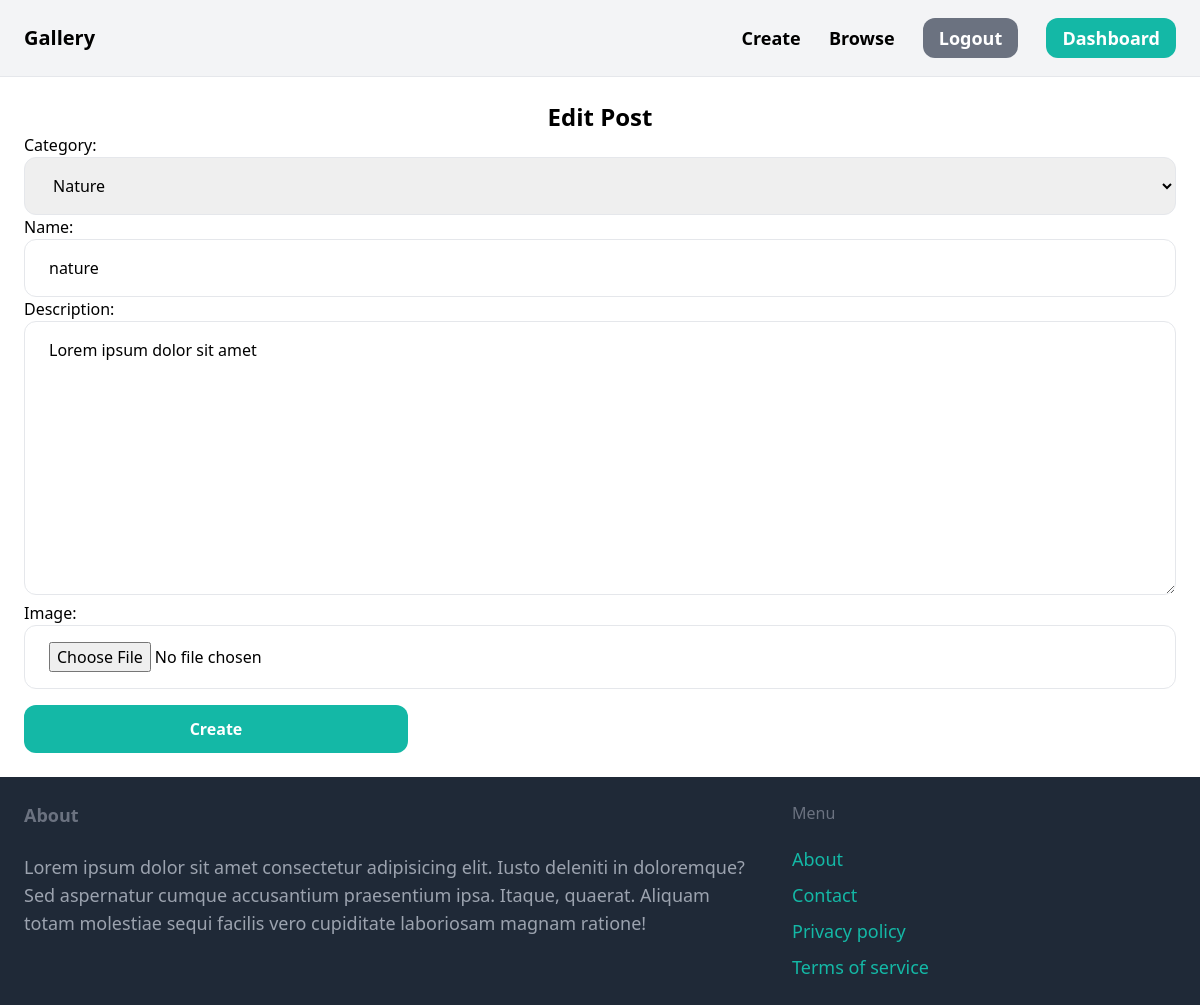
The app's page /update/edit/1/ (signed in) with its own data.
### photo/models.py (models this page shows, shortened)
class Pic(models.Model):
    category=models.ForeignKey(Category, related_name='pics', on_delete=models.SET_NULL, null=True)
    name=models.CharField(max_length=50)
    description=models.TextField(blank=True, null=True)
    image=models.ImageField(upload_to='image')
    created_by=models.ForeignKey(User,related_name='pics',on_delete=models.CASCADE)
    created_at=models.DateTimeField(auto_now_add=True)
    class Meta:
        ordering=['-name']

class Category(models.Model):
    name=models.CharField(max_length=120)
    class Meta:
        ordering=['-name']
        verbose_name_plural='Categories'
    def __str__(self):
        return self.name

### photo/views.py (the view, shortened to what this page needs)
# urls.py: path('update/edit/<int:id>/', update_photo, name='edit'),
@login_required
def update_photo(request,id):
    query=Pic.objects.filter(created_by=request.user)
    pic=get_object_or_404(query, id=id)
    if request.method == 'GET':
        context={'form':PicForm(instance=pic),'id':id}
        return render(request,'photo/create.html',context)

### photo/forms.py
class PicForm(forms.ModelForm):
     class Meta:
        model=Pic
        fields=['category','name','description','image',]
        widgets={
             'category':forms.Select(attrs={
              'class':INPUT_CLASSES
       }),
       'name':forms.TextInput(attrs={
              'class':INPUT_CLASSES
       }),
       'description':forms.Textarea(attrs={
              'class':INPUT_CLASSES
       }),
       'image':forms.FileInput(attrs={
              'class':INPUT_CLASSES
       }),
        }

### photo/templates/photo/create.html (shortened to what this page needs)
{% extends 'photo/base.html' %}
{% block content %}
<h2 class="text-2xl font-semibold text-center ">{% if id %}Edit {% else%} New{% endif %} Post</h2>
<form action="" method="post" enctype="multipart/form-data">
    {{form.as_p}}
    <input type="submit" value="Create" class="w-1/3 mt-4 px-6 py-3 text-white font-semibold  rounded-xl bg-teal-500 hover:bg-teal-700">
</form>
{% endblock %}

### records on screen
Pic: category "Nature", description "Lorem ipsum dolor sit amet"
Category: name "nature"
